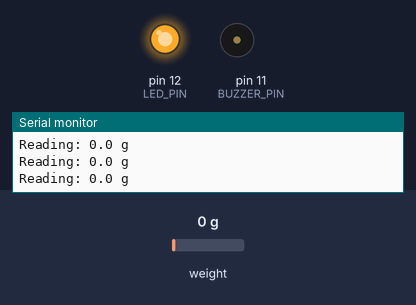
A sketch run on a simulated Arduino Uno, built with avr-gcc and run on an emulated ATmega328P. Parts: output pins drawn as LEDs (lit = HIGH), buzzer (waves = sounding), the last lines printed to the serial monitor. Inputs (shaded band) come from the test bench; at power-on: weight on the scale 0 g.

Above: at 2.2 s.
2.3 s: weight on the scale set to 1618 g
3.9 s: weight on the scale set to 1756 g
At 5.2 s:
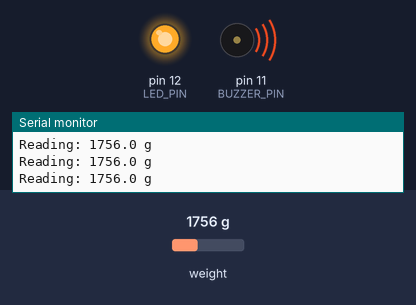
6.9 s: weight on the scale set to 100 g
At 6.9 s:
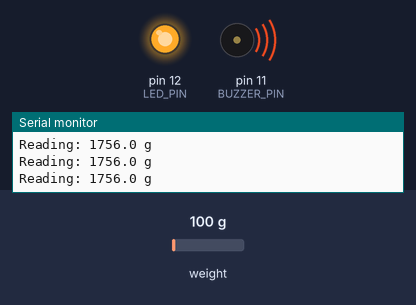
8.4 s: weight on the scale set to 1750 g
At 13.5 s:
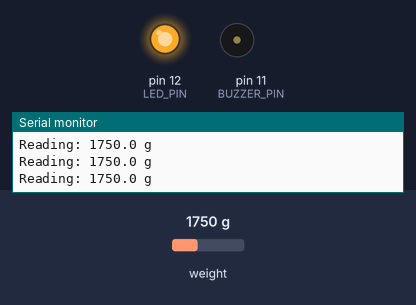
Timing chart, 0 to 14.3 s (numbered marks = the images above; inputs shaded):
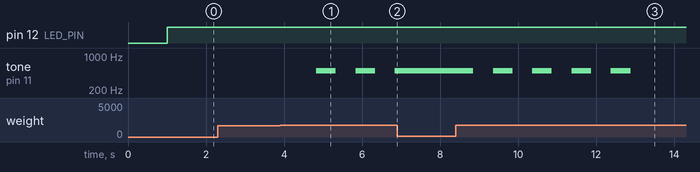

Measured:
- the behaviour switches between 1700 and 1701 g on weight on the scale (found by bisection; images 0 and 1)
- after the input at 3.9 s, tone on pin 11 (BUZZER_PIN): alternates 500 Hz for 0.50 s and silent for 0.50 s, starting after 0.92 s
- after the input at 6.9 s, tone on pin 11 (BUZZER_PIN): stays 500 Hz (without the input it goes to silent after 0.44 s)
- after the input at 8.4 s, tone on pin 11 (BUZZER_PIN): alternates 500 Hz for 0.50 s and silent for 0.50 s, 9 changes in all, then stays silent, starting after 0.45 s

The sketch:

ScaleBuzzer.ino
```cpp
//Scale
//pulled from https://www.instructables.com/Arduino-Scale-With-5kg-Load-Cell-and-HX711-Amplifi/

#include "HX711.h"

#define calibration_factor 450//510 //This value is obtained using ScaleCalibration

#define LOADCELL_DOUT_PIN  3
#define LOADCELL_SCK_PIN  2

#define BUZZER_PIN 11
#define LED_PIN 12
#define BUTTON_PIN 8

HX711 scale;

float midLimit = 1700;
float upperMidLimit = 2000;
float limit = 2200;
float mass = 0;

unsigned long lastTime = millis();

bool buzzing = true;
//float buzzTime = 500;
float buzzTimer = 0;
int buzzCount = 0;

bool snoozed = false;

bool overLimit = false;

void buzz(int buzzTime, unsigned long deltaTime)
{
  buzzTimer += deltaTime;
  if(buzzTimer > buzzTime)
  {
    buzzTimer = 0;
    buzzing = !buzzing;

    if(buzzing)
      tone(BUZZER_PIN, 1000);
    else noTone(BUZZER_PIN);
  }

}

void buzzMidway(int timer, int frequency, unsigned long deltaTime)
{
  buzzTimer += deltaTime;
  if(buzzTimer > timer)
  {
    buzzTimer = 0;
    buzzing = !buzzing;

    if(buzzing)
    {
      tone(BUZZER_PIN, frequency);
    }
    else
    {
      noTone(BUZZER_PIN);
      buzzCount += 1;
    }
  }
}

void setup() {
  Serial.begin(9600);
  Serial.println("HX711 scale demo");

  pinMode(LED_PIN, OUTPUT);
  pinMode(BUTTON_PIN, INPUT);
  digitalWrite(BUTTON_PIN, HIGH);

  scale.begin(LOADCELL_DOUT_PIN, LOADCELL_SCK_PIN);
  scale.set_scale(calibration_factor); //This value is obtained by using the SparkFun_HX711_Calibration sketch
  scale.tare(); //Assuming there is no weight on the scale at start up, reset the scale to 0

  Serial.println("Readings:");
}

void loop() {
  digitalWrite(LED_PIN, HIGH);

  mass = scale.get_units();

  Serial.print("Reading: ");
  Serial.print(mass, 1); //scale.get_units() returns a float
  Serial.print(" g"); //You can change this to kg but you'll need to refactor the calibration_factor
  Serial.println();

  unsigned long thisTime = millis();
  unsigned long deltaTime = thisTime - lastTime;
  lastTime = thisTime;

  if(mass > midLimit)
  {
    if(buzzCount < 5)
    {
      buzzMidway(500, 500, deltaTime);
    }
    else if(buzzCount < 10 && mass > upperMidLimit)
    {
      buzzMidway(400, 750, deltaTime);
    }
  }
  else buzzCount = 0;

  if(mass > limit)
  {
    overLimit = true;

    if(!snoozed)
    {

      int buzzTime = 500 + (2250 - int(mass));
      buzz(buzzTime, deltaTime);

      if(digitalRead(BUTTON_PIN) == LOW)
      {
        snoozed = true;
        noTone(BUZZER_PIN);
      }
    }
  }
  else
  {
    if(overLimit)
    {
      overLimit = false;
      noTone(BUZZER_PIN);
      buzzing = true;
      buzzTimer = 0;
    }

    snoozed = false;
  }
}
```
